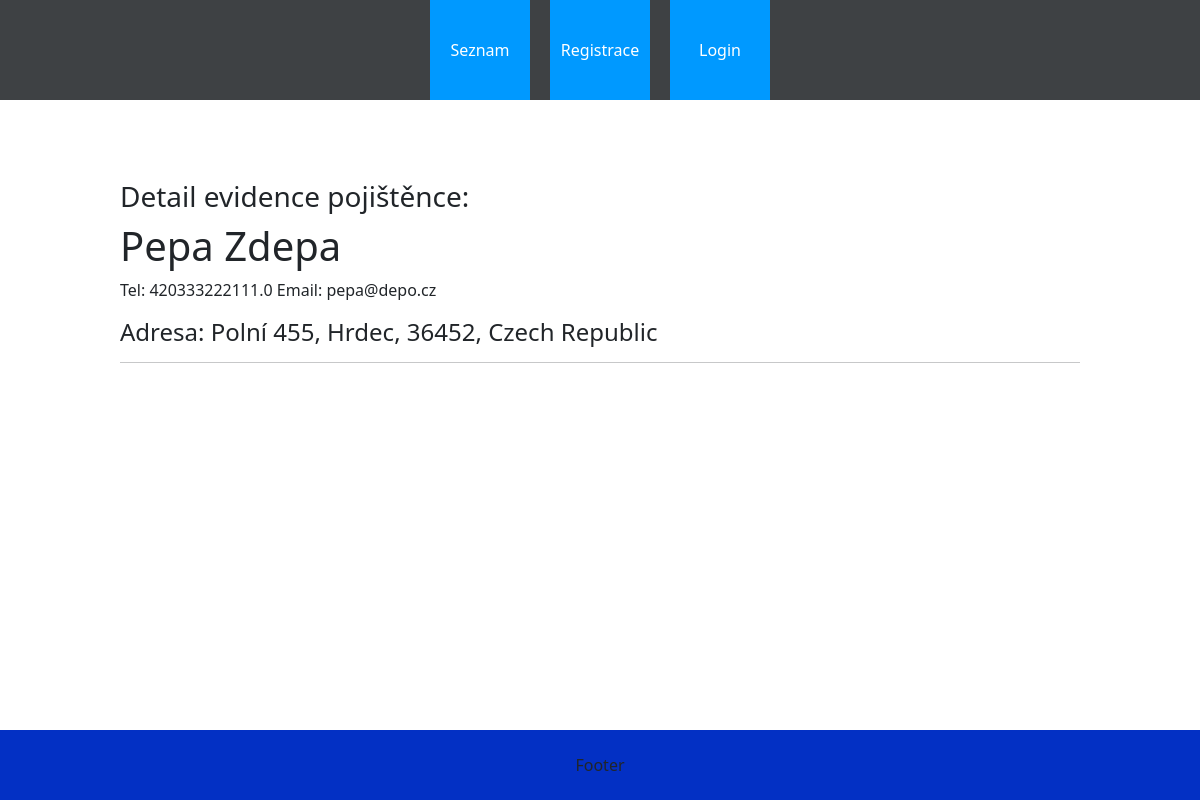
The page /pojistenci/3/pojistenec_detail/ on the database as committed earlier.
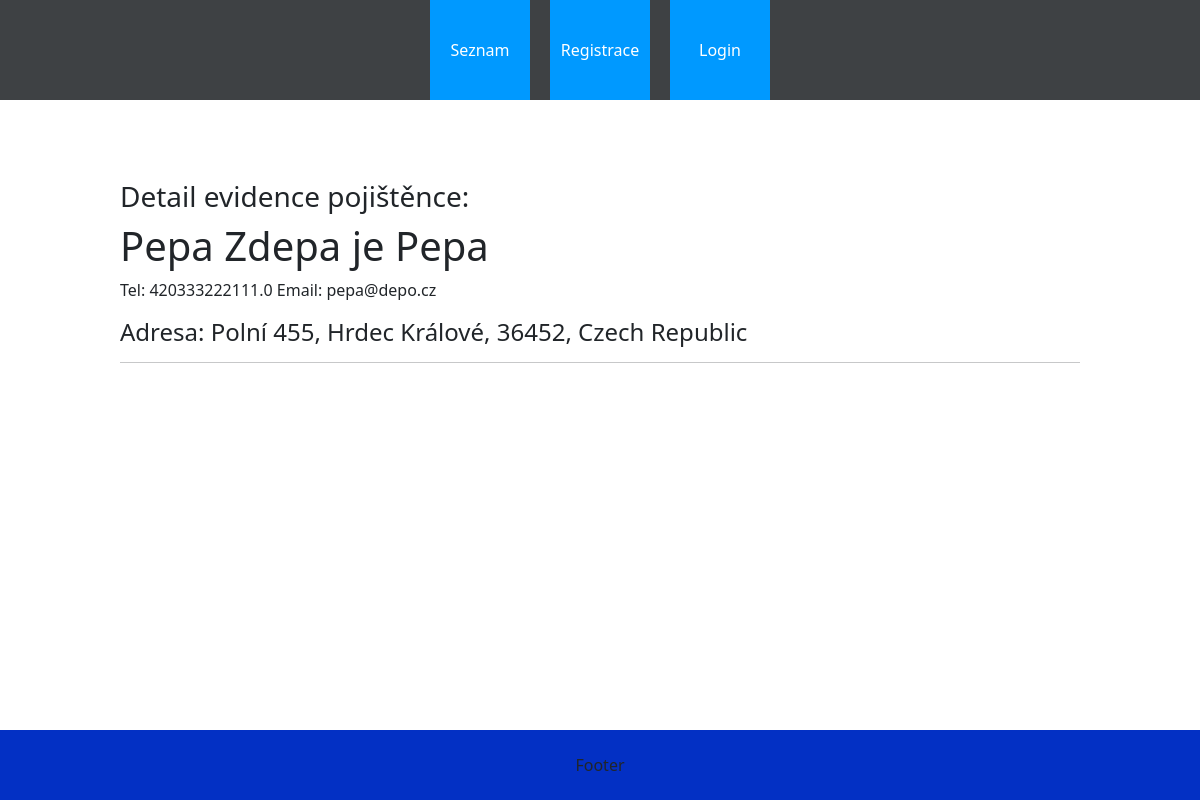
The same page on the database as committed later.
### pojistenci/models.py (models this page shows, shortened)
class Pojistenec(models.Model):
    jmeno = models.CharField(max_length=200)
    prijmeni = models.CharField(max_length=200)
    email = models.EmailField(max_length=200)
    telefon = models.CharField(max_length=15)
    ulice_cp = models.CharField(max_length=200)
    mesto = models.CharField(max_length=100)
    psc = models.CharField(max_length=9)
    stat = models.CharField(max_length=50)
    class Meta:
        verbose_name = 'Pojištěnec'
        verbose_name_plural = 'Pojištěnci'

### pojistenci/views.py (the view, shortened to what this page needs)
class AktualPojistenec(generic.DetailView):
    model = Pojistenec
    template_name = 'pojistenci/pojistenec_detail.html'
    def get(self, request, pk=0):
        try:
            pojistenec = self.get_object()
        except:
            return redirect('pojistenci')
        return render(request, self.template_name, {'pojistenec': pojistenec})

### pojistenci/templates/pojistenci/pojistenec_detail.html (shortened to what this page needs)
{% extends 'base.html' %}
{% block content %}
<h3>Detail evidence pojištěnce: </h3>
<h1>{{pojistenec.jmeno}} {{pojistenec.prijmeni}}</h1>
<p>Tel: {{pojistenec.telefon}}        Email: {{pojistenec.email}}</p>
<h4>Adresa: {{pojistenec.ulice_cp}}, {{pojistenec.mesto}}, {{pojistenec.psc}}, {{pojistenec.stat}}</h4>
<hr>
{% endblock %}

### pojistenci/templates/base.html (shortened to what this page needs)
<!DOCTYPE html>
<html lang="cs">
<head>
    {% load static %}
    <link rel="stylesheet" href="{% static 'css/style.css' %}" type="text/css">
    <link rel="stylesheet" href="{% static 'css/bootstrap.min.css' %}" type = "text/css"/>
</head>
<body>
    <nav>
        <div class="flex_box">
            <div class="nav_item"><a href={% url "pojistenci" %}>Seznam pojištěnců</a></div>
            {% if not user.is_authenticated %}<div class="nav_item"><a href={% url "registrace" %}>Registrace</a></div>{% endif %}
            {% if not user.is_authenticated %}<div class="nav_item"><a href={% url "login" %}>Login</a></div>{% endif %}
        </div>
    </nav>
    <div class="content">
    {% block content %}
    {% endblock %}
    </div>
    <footer>
    </footer>
</body>
</html>

### pojistenci/static/css/style.css (style rules this page uses)
html, body { width: 100%; height: 100%; margin: 0; }
nav { width: 100%; height: 100px; background-color: #3e4144; color: white; }
.flex_box { width: 100%; height: 100px; display: flex; justify-content: center; }
.flex_box a { text-decoration: none; color: white; }
.nav_item { margin-left: 10px; margin-right: 10px; background-color: rgb(0, 153, 255); height: 100px; width: 100px; text-align: center; line-height: 100px; vertical-align: middle; color: white; }
.content { width: 80%; margin: auto; margin-top: 80px; margin-bottom: 80px; }
footer { position: fixed; width: 100%; height: 70; background-color: rgb(3, 48, 196); text-align: center; line-height: 70px; vertical-align: middle; bottom: 0; }

Rows that differ between the two databases and show on the page:
changed Pojistenec "Pepa": prijmeni "Zdepa" → "Zdepa je Pepa"; mesto "Hrdec" → "Hrdec Králové"
